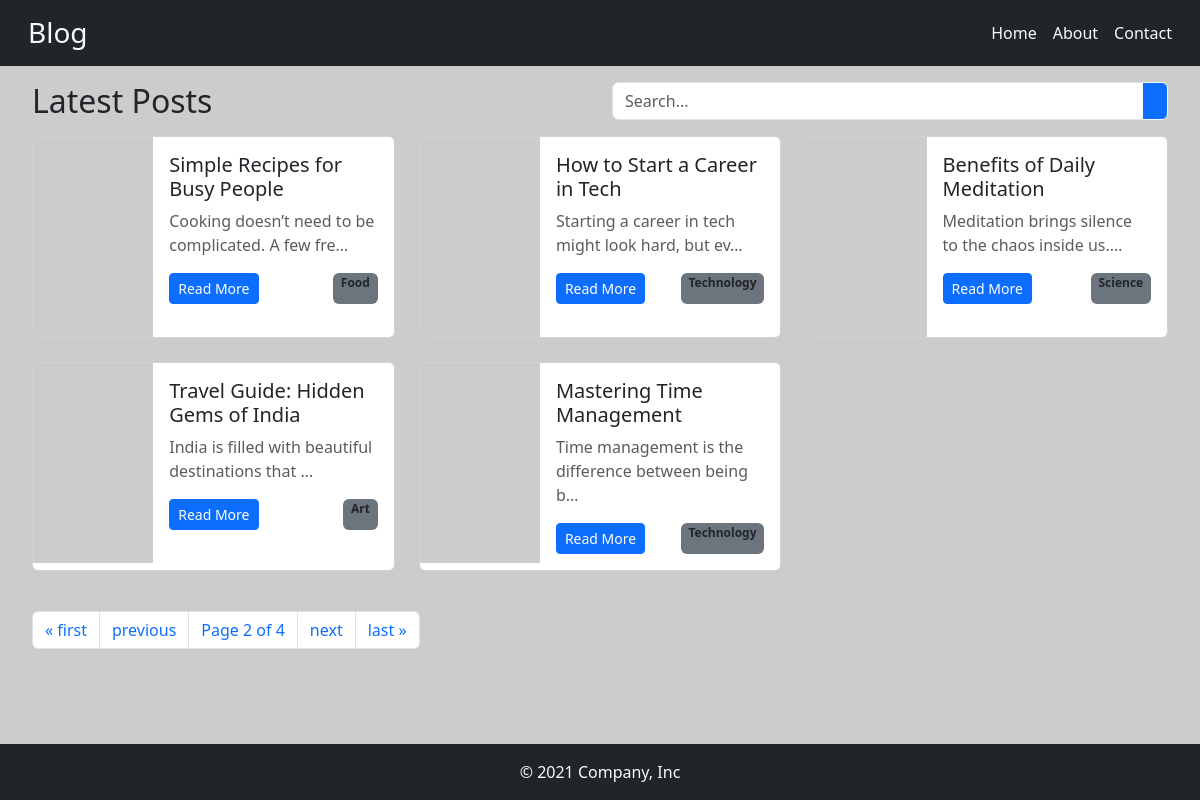
Screenshot of /?page=2 with the database file from the repository.
### blog/models.py (models this page shows, shortened)
class Post(models.Model):
    title = models.CharField(max_length=100)
    content = models.TextField()
    img_url = models.URLField(null=True)
    created_at = models.DateTimeField(auto_now_add=True)
    slug = models.SlugField(unique=True)
    category = models.ForeignKey(Category, on_delete=models.CASCADE)

class Category(models.Model):
    name= models.CharField(max_length=100)
    def __str__(self):
        return self.name

### blog/views.py (the view)
# urls.py: path("", views.index, name="index"),
def index(request):
    blog_title="Latest Posts"
    all_posts = Post.objects.all()
    paginator = Paginator(all_posts, 5)
    page_number = request.GET.get('page')
    page_obj = paginator.get_page(page_number)
    return render(request,'blog/index.html',{'blog_title':blog_title, 'page_obj':page_obj})

### blog/templates/blog/index.html (shortened to what this page needs)
{% extends 'blog/base.html' %}
{% block content %}
    <div class="container-fluid">
        <div class="row my-3 mx-2 align-items-center">
            <div class="col-12 col-md-6 mb-2 mb-md-0">
                <h2 class="m-0">{{blog_title}}</h2>
            </div>
            <div class="col-12 col-md-6">
                <div class="input-group">
                    <input type="text" class="form-control" placeholder="Search..." aria-label="Search">
                    <button class="btn btn-outline-light btn-primary" type="button" id="button-search">
                    </button>
                </div>
            </div>
        </div>
        <div class="row mx-2 my-3">
            {% if page_obj %}
                {% for post in page_obj %}
                <div class="col-12 col-md-6 col-lg-4 mb-4">
                <div class="card h-100">
                    <div class="card-body p-0">
                        <div class="row g-0 h-100">
                            <div class="col-12 col-md-12 col-lg-4">
                                <img src="{{post.img_url}}" class="img-fluid w-100" style="height: 200px; object-fit: cover;" alt="{{post.title}}">
                            </div>
                            <div class="col-12 col-md-12 col-lg-8 p-3">
                                <h5 class="card-title">{{post.title}}</h5>
                                <p class="card-text text-muted">{{post.content|truncatechars:50}}</p>
                                <div class="d-flex justify-content-between gap-2">
                                    <a href="{% url 'blog:detail' slug=post.slug %}" class="btn btn-sm btn-primary">Read More</a>
                                    <span class="text-decoration-none text-dark fw-bold badge bg-secondary">{{post.category}}</span>
                                </div>
                            </div>
                        </div>
                    </div>
                </div>
                </div>
                {% endfor %}
                <div class="col-12 my-3">
                    {% if page_obj.has_other_pages %}
                        <nav aria-label="Page navigation">
                            <ul class="pagination">
                                {% if page_obj.has_previous %}
                                <li class="page-item">
                                    <a class="page-link" href="?page=1" aria-label="First">
                                        <span aria-hidden="true">&laquo; first</span>
                                    </a>
                                </li>
                                <li class="page-item">
                                    <a class="page-link" href="?page={{page_obj.previous_page_number}}" aria-label="Previous">
                                        <span aria-hidden="true">previous</span>
                                    </a>
                                </li>
                                {% endif %}
                                <li class="page-item"><span class="page-link">Page {{page_obj.number}} of {{page_obj.paginator.num_pages}}</span></li>
                                {% if page_obj.has_next %}
                                    <li class="page-item">
                                        <a class="page-link" href="?page={{page_obj.next_page_number}}" aria-label="Next">
                                            <span aria-hidden="true">next</span>
                                        </a>
                                    </li>
                                    <li class="page-item">
                                        <a class="page-link" href="?page={{page_obj.paginator.num_pages}}" aria-label="Last">
                                            <span aria-hidden="true">last &raquo;</span>
                                        </a>
                                    </li>
                                {% endif %}
                            </ul>
                        </nav>
                    {% endif %}
                </div>
            {% else %}
                <p>No Posts Available</p>
            {% endif %}
        </div>
    </div>
{% endblock %}

### blog/static/blog/style.css (style rules this page uses)
* { box-sizing: border-box; }
body { background-color: #cccccc; padding-bottom: 150px; }
@media (min-width: 769px) { body { padding-bottom: 100px; } }
img { max-width: 100%; height: auto; display: block; }
.input-group { width: 100%; }
.input-group input { font-size: 16px; }

### rows the page displays
Post: title "Simple Recipes for Busy People", content "Cooking doesn’t need to be complicated. A few fre…", category "Food"
Post: title "How to Start a Career in Tech", content "Starting a career in tech might look hard, but ev…", category "Technology"
Post: title "Benefits of Daily Meditation", content "Meditation brings silence to the chaos inside us.…", category "Science"
Post: title "Travel Guide: Hidden Gems of India", content "India is filled with beautiful destinations that …", category "Art"
Post: title "Mastering Time Management", content "Time management is the difference between being b…", category "Technology"

### other values shown
{{ blog_title }} "Latest Posts"
{{ page_obj.number }} "2"
{{ page_obj.paginator.num_pages }} "4"
